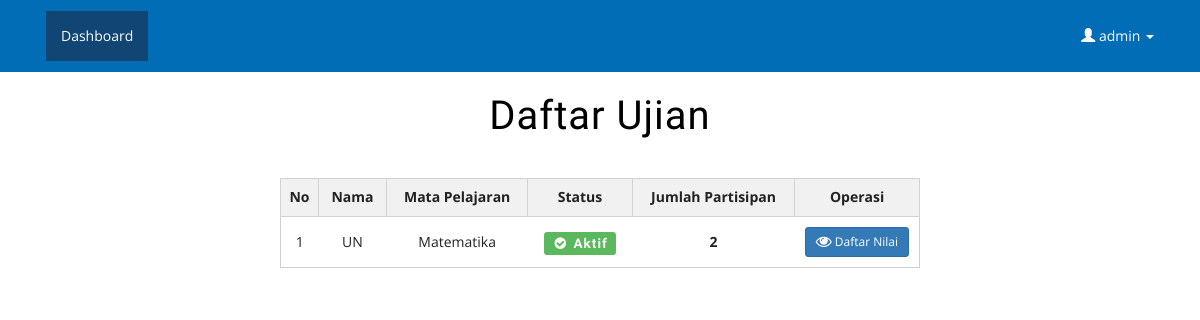
The page /daftarnilai.php (signed in) on the database as committed earlier.
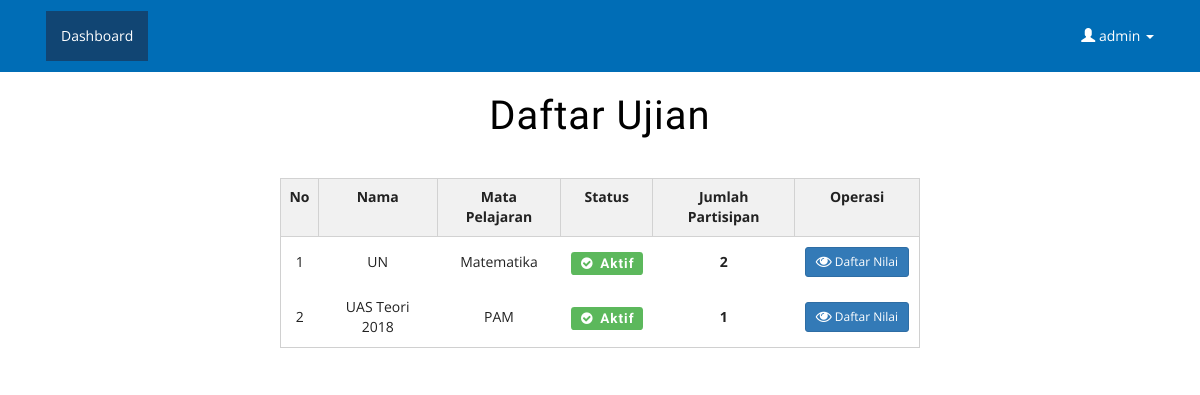
The same page on the database as committed later.
### tables this page shows
CREATE TABLE IF NOT EXISTS `ujian` (
  `id_ujian` int(11) NOT NULL,
  `nama_ujian` varchar(300) NOT NULL,
  `id_mapel` int(11) NOT NULL,
  `status` int(11) NOT NULL,
  `total` int(11) NOT NULL
);

CREATE TABLE IF NOT EXISTS `mapel` (
  `id_mapel` int(11) NOT NULL,
  `nama` varchar(50) NOT NULL
);

### daftarnilai.php (the view, shortened to what this page needs)
<?php
	include 'common/header.php';
	$query_ujian = mysql_query("SELECT * FROM ujian");
	$no = 1;
?>
<head>
</head>
<body>
<div class="check-out">
	<div class="container">
		<div class="spec" style="margin-left: 250px; margin-right: 250px;">
			<h3>Daftar Ujian</h3>
			<table class="table">
				<tr>
					<th class="t-head" width="10"><center>No</center></th>
					<th class="t-head"><center>Nama</center></th>
					<th class="t-head"><center>Mata Pelajaran</center></th>
					<th class="t-head"><center>Status</center></th>
					<th class="t-head"><center>Jumlah Partisipan</center></th>
					<th class="t-head" width="100"><center>Operasi</center></th>
		  		</tr>
		  		<?php if (mysql_num_rows($query_ujian)==0) { ?>
		  		<tr><td colspan="6" class="t-data">Tidak ada Mapel.</td></tr>
		  		<?php }else{
				  		while ($detail = mysql_fetch_array($query_ujian,MYSQL_ASSOC) ) {
				  			$id_ujian 	= $detail['id_ujian'];
				  			$id_mapel	= $detail['id_mapel'];
				  			$query_nilai 	= mysql_query("SELECT * FROM nilai WHERE id_ujian='$id_ujian'");
				  			$total			= mysql_num_rows($query_nilai);
							$query_mapel 	= mysql_query("SELECT * FROM mapel WHERE id_mapel='$id_mapel'");
				  			$data_mapel		= mysql_fetch_array($query_mapel);
				  			?>
				  		<tr class="cross">
				  			<td class="t-data"><center><?php echo $no; $no++ ?></center></td>
					 		<td class="t-data"><center><?php echo($detail['nama_ujian']) ?></center></td>
					 		<td class="t-data"><center><?php echo($data_mapel['nama']) ?></center></td>
					 		<?php if ($detail['status']=='1') { ?>
					 			<td class="t-data"><h4><label class="label label-success"><i class="fa fa-check-circle fa-fw"></i> Aktif</label></h4></td>
					 		<?php }else{  ?>
					 			<td class="t-data"><h4><label class="label label-danger"><i class="fa fa-ban fa-fw"></i> Tidak Aktif</label></h4></td>
					 		<?php }
					 			if ($total==0) { ?>
					 			<td class="t-data"><center><b>0</b></center></td>
					 		<?php } else { ?>
					 			<td class="t-data"><center><b><?php echo($total) ?></b></center></td>
					 		<?php } ?>
							<td class="t-data">
								<a class="btn btn-primary btn-sm" href="detailnilai.php?id_ujian=<?php echo($detail['id_ujian']) ?>"><i class="fa fa-eye fa-lg"></i> Daftar Nilai
								</a>
							</td>
				  		</tr>
		  		<?php }} ?>
			</table>
		 </div>
	</div>
</div>

Rows that differ between the two databases and show on the page:
added ujian: nama_ujian "UAS Teori 2018", id_mapel.nama "PAM", shows "Aktif", total "1"
